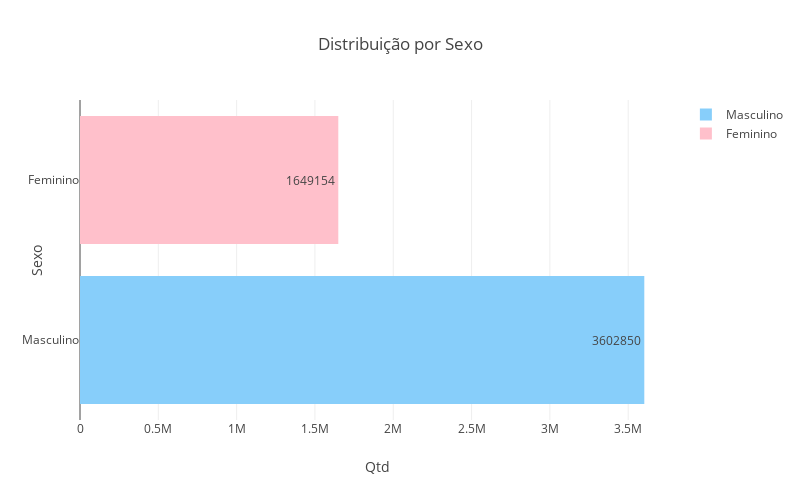

Notebook code for this chart:
### Code cell
# Distribuição por Sexo
dados1 = df_masculino['Qte Benefícios Concedidos'].sum()
dados2 = df_feminino['Qte Benefícios Concedidos'].sum()

trace0 = go.Bar(
            x = [dados1], 
            y = ['Masculino'], 
            name='Masculino',
            textposition = 'auto',
            text=[dados1],
             marker=dict(color='lightskyblue'),  
            orientation = 'h',
    )

trace1 = go.Bar(
            x = [dados2],
            y = ['Feminino'],
            name='Feminino',
            textposition = 'auto',
            text=[dados2],  
            marker=dict(color='pink'),  
            orientation = 'h',
            )

data = [trace0, trace1]
layout = go.Layout(     yaxis=dict(title='Sexo'),xaxis=dict(title='Qtd') ,title='Distribuição por Sexo',autosize=False,     width=800,     height=500 )
fig = go.Figure(data=data, layout=layout, )
py.iplot(fig, filename='horizontal-bar', )

### Figure 1 — Plotly figure (JSON) as saved in the notebook; plotly's stock layout.template omitted (floating-point values rounded to 4 significant figures)
{"data": [{"marker": {"color": "lightskyblue"}, "name": "Masculino", "orientation": "h", "text": ["3602850"], "textposition": "auto", "type": "bar", "uid": "99d36d42-a36e-48b5-9a02-244a0c938698", "x": [3602850], "y": ["Masculino"]}, {"marker": {"color": "pink"}, "name": "Feminino", "orientation": "h", "text": ["1649154"], "textposition": "auto", "type": "bar", "uid": "da63ef8f-d41a-48e5-bbf1-0d032adbc521", "x": [1649154], "y": ["Feminino"]}], "layout": {"autosize": false, "height": 500, "title": {"text": "Distribuição por Sexo"}, "width": 800, "xaxis": {"autorange": true, "range": [0, 3792000.0], "title": {"text": "Qtd"}, "type": "linear"}, "yaxis": {"autorange": true, "range": [-0.5, 1.5], "title": {"text": "Sexo"}, "type": "category"}}}
